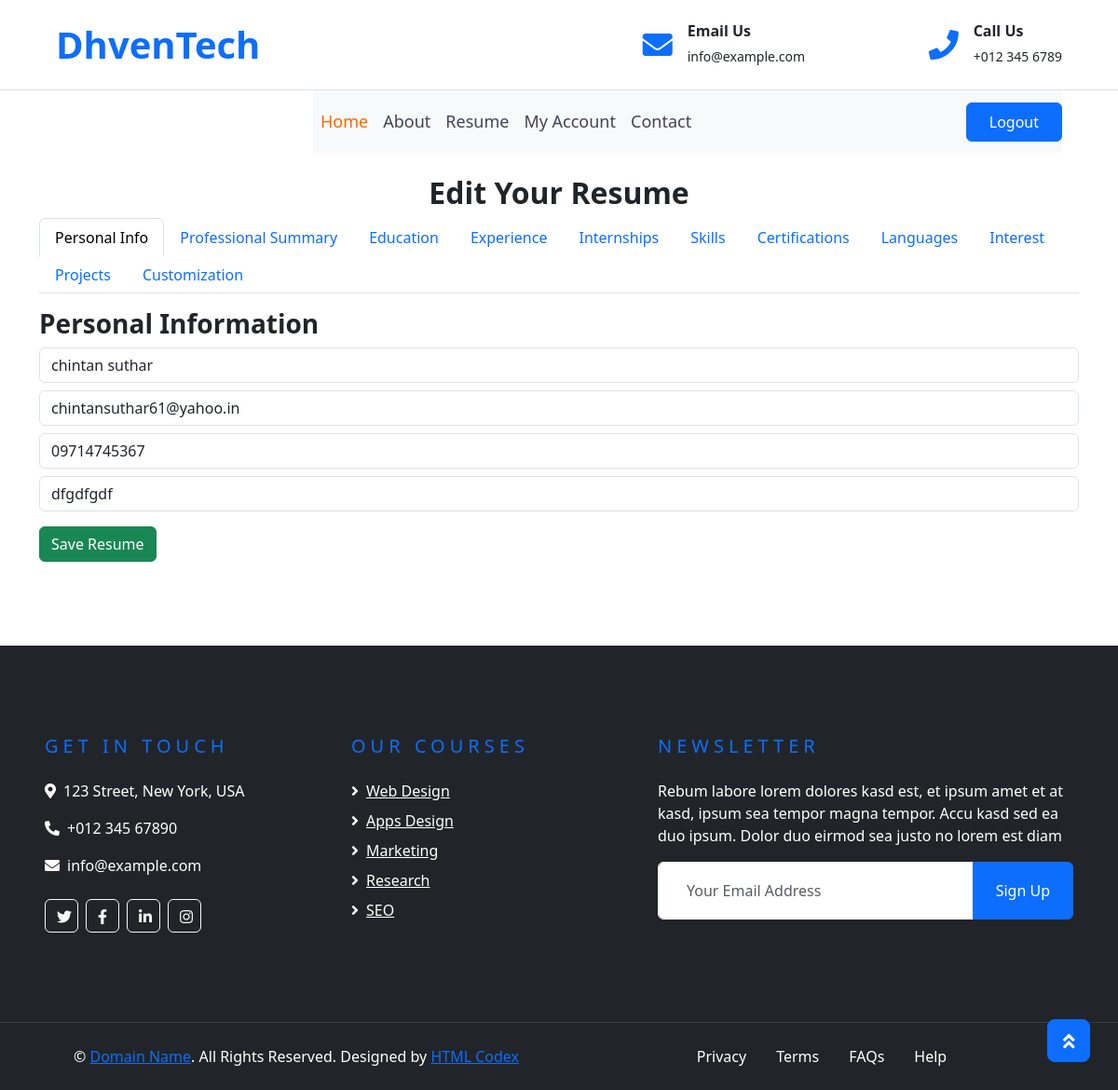
The app's page /resumes/edit_resume/2/ (signed in) with its own data.
### resumes/models.py (models this page shows, shortened)
class Resume(models.Model):
    user = models.ForeignKey(User, on_delete=models.CASCADE)
    template = models.ForeignKey(ResumeTemplate, on_delete=models.CASCADE,null=True)
    data = models.JSONField(default=dict,null=True)  # Make sure it's a JSONField to store the dictionary
    profile_photo = models.ImageField(upload_to='profile_photos/', null=True, blank=True)  # ✅ Add this

### resumes/views.py (the view, shortened to what this page needs)
# urls.py: path('edit_resume/<int:template_id>/', views.edit_resume, name='edit_resume'),
@login_required
def edit_resume(request, template_id):
    template = get_object_or_404(ResumeTemplate, id=template_id)
    resume, created = Resume.objects.get_or_create(user=request.user, template=template)
    template_filename = f'resume/edit_resume_{template_id}.html'
    return render(request, template_filename, {'template': template, 'resume': resume})

### resumes/templates/resume/edit_resume_2.html (shortened to what this page needs)
{% extends "resume/base.html" %}
{% block content %}
    <link href="https://cdn.jsdelivr.net/npm/bootstrap@5.3.0/dist/css/bootstrap.min.css" rel="stylesheet">
    <div class="container mt-4">
        <h2 class="text-center">Edit Your Resume</h2>
        <form method="post">
            <ul class="nav nav-tabs" id="resumeTabs" role="tablist">
                <li class="nav-item" role="presentation">
                    <button class="nav-link active" id="personal-tab" data-bs-toggle="tab" data-bs-target="#personal" type="button" role="tab">Personal Info</button>
                </li>
                <li class="nav-item" role="presentation">
                    <button class="nav-link" id="professional-tab" data-bs-toggle="tab" data-bs-target="#professional" type="button" role="tab">Professional Summary</button>
                </li>
                <li class="nav-item" role="presentation">
                    <button class="nav-link" id="education-tab" data-bs-toggle="tab" data-bs-target="#education" type="button" role="tab">Education</button>
                </li>
                <li class="nav-item" role="presentation">
                    <button class="nav-link" id="experience-tab" data-bs-toggle="tab" data-bs-target="#experience" type="button" role="tab">Experience</button>
                </li>
                <li class="nav-item" role="presentation">
                    <button class="nav-link" id="internships-tab" data-bs-toggle="tab" data-bs-target="#internships" type="button" role="tab">Internships</button>
                </li>
                <li class="nav-item" role="presentation">
                    <button class="nav-link" id="skills-tab" data-bs-toggle="tab" data-bs-target="#skills" type="button" role="tab">Skills</button>
                </li>
                <li class="nav-item" role="presentation">
                    <button class="nav-link" id="certifications-tab" data-bs-toggle="tab" data-bs-target="#certifications" type="button" role="tab">Certifications</button>
                </li>
                <li class="nav-item" role="presentation">
                    <button class="nav-link" id="languages-tab" data-bs-toggle="tab" data-bs-target="#languages" type="button" role="tab">Languages</button>
                </li>
                <li class="nav-item" role="presentation">
                    <button class="nav-link" id="interest-tab" data-bs-toggle="tab" data-bs-target="#interest" type="button" role="tab">Interest</button>
                </li>
                <li class="nav-item" role="presentation">
                    <button class="nav-link" id="projects-tab" data-bs-toggle="tab" data-bs-target="#projects" type="button" role="tab">Projects</button>
                </li>
                <li class="nav-item" role="presentation">
                    <button class="nav-link" id="customization-tab" data-bs-toggle="tab" data-bs-target="#customization" type="button" role="tab">Customization</button>
                </li>
            </ul>
            <div class="tab-content mt-3" id="resumeTabsContent">
                <div class="tab-pane fade show active" id="personal" role="tabpanel">
                    <h3>Personal Information</h3>
                    <input type="text" name="full_name" class="form-control" placeholder="Full Name" value="{{ resume.data.full_name }}" required>
                    <input type="email" name="email" class="form-control mt-2" placeholder="Email" value="{{ resume.data.email }}" required>
                    <input type="text" name="phone" class="form-control mt-2" placeholder="Phone Number" value="{{ resume.data.phone }}">
                    <input type="text" name="linkedin" class="form-control mt-2" placeholder="LinkedIn Profile" value="{{ resume.data.linkedin }}">
                </div>
            </div>
            <button type="submit" class="btn btn-success mt-3">Save Resume</button>
        </form>
    </div>
{% endblock %}

### records on screen
Resume: full_name "chintan suthar", email "chintansuthar61@yahoo.in", phone "09714745367", linkedin "dfgdfgdf"
